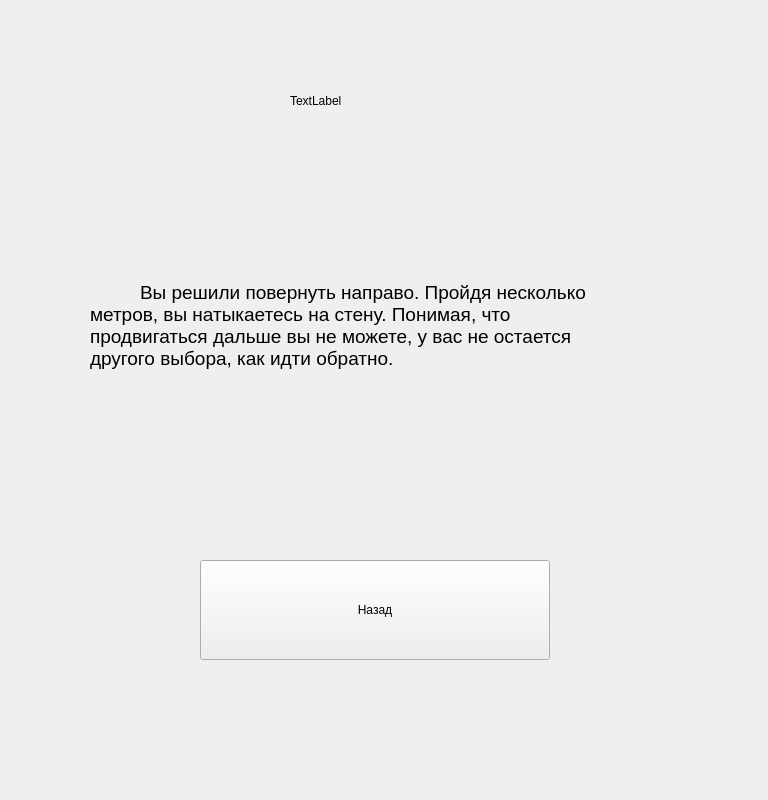
<?xml version="1.0" encoding="UTF-8"?>
<ui version="4.0">
 <class>Stop3</class>
 <widget class="QWidget" name="Stop3">
  <property name="geometry">
   <rect>
    <x>0</x>
    <y>0</y>
    <width>768</width>
    <height>800</height>
   </rect>
  </property>
  <property name="windowTitle">
   <string>Form</string>
  </property>
  <widget class="QPushButton" name="pushButton">
   <property name="geometry">
    <rect>
     <x>200</x>
     <y>560</y>
     <width>350</width>
     <height>100</height>
    </rect>
   </property>
   <property name="text">
    <string>Назад</string>
   </property>
  </widget>
  <widget class="QLabel" name="label_2">
   <property name="geometry">
    <rect>
     <x>90</x>
     <y>140</y>
     <width>631</width>
     <height>371</height>
    </rect>
   </property>
   <property name="text">
    <string>&lt;html&gt;&lt;head/&gt;&lt;style&gt; p {text-indent: 50px} &lt;/style&gt;&lt;body&gt;&lt;p align=&quot;justify&quot;&gt;&lt;span style=&quot; font-size:14pt;&quot;&gt;Вы решили повернуть направо. Пройдя несколько&lt;br/&gt;метров, вы натыкаетесь на стену. Понимая, что&lt;br/&gt;продвигаться дальше вы не можете, у вас не остается&lt;br/&gt;другого выбора, как идти обратно.&lt;/span&gt;&lt;/p&gt;&lt;/body&gt;&lt;/html&gt;</string>
   </property>
  </widget>
  <widget class="QLabel" name="label_pict">
   <property name="geometry">
    <rect>
     <x>0</x>
     <y>0</y>
     <width>768</width>
     <height>800</height>
    </rect>
   </property>
   <property name="text">
    <string/>
   </property>
   <property name="pixmap">
    <pixmap>../PICT/pict2.png</pixmap>
   </property>
  </widget>
  <widget class="QLabel" name="label5">
   <property name="geometry">
    <rect>
     <x>290</x>
     <y>50</y>
     <width>251</width>
     <height>101</height>
    </rect>
   </property>
   <property name="styleSheet">
    <string notr="true">font: 14pt &quot;Times New Roman&quot;;</string>
   </property>
   <property name="text">
    <string>TextLabel</string>
   </property>
  </widget>
  <zorder>label_pict</zorder>
  <zorder>pushButton</zorder>
  <zorder>label_2</zorder>
  <zorder>label5</zorder>
 </widget>
 <resources/>
 <connections/>
</ui>
